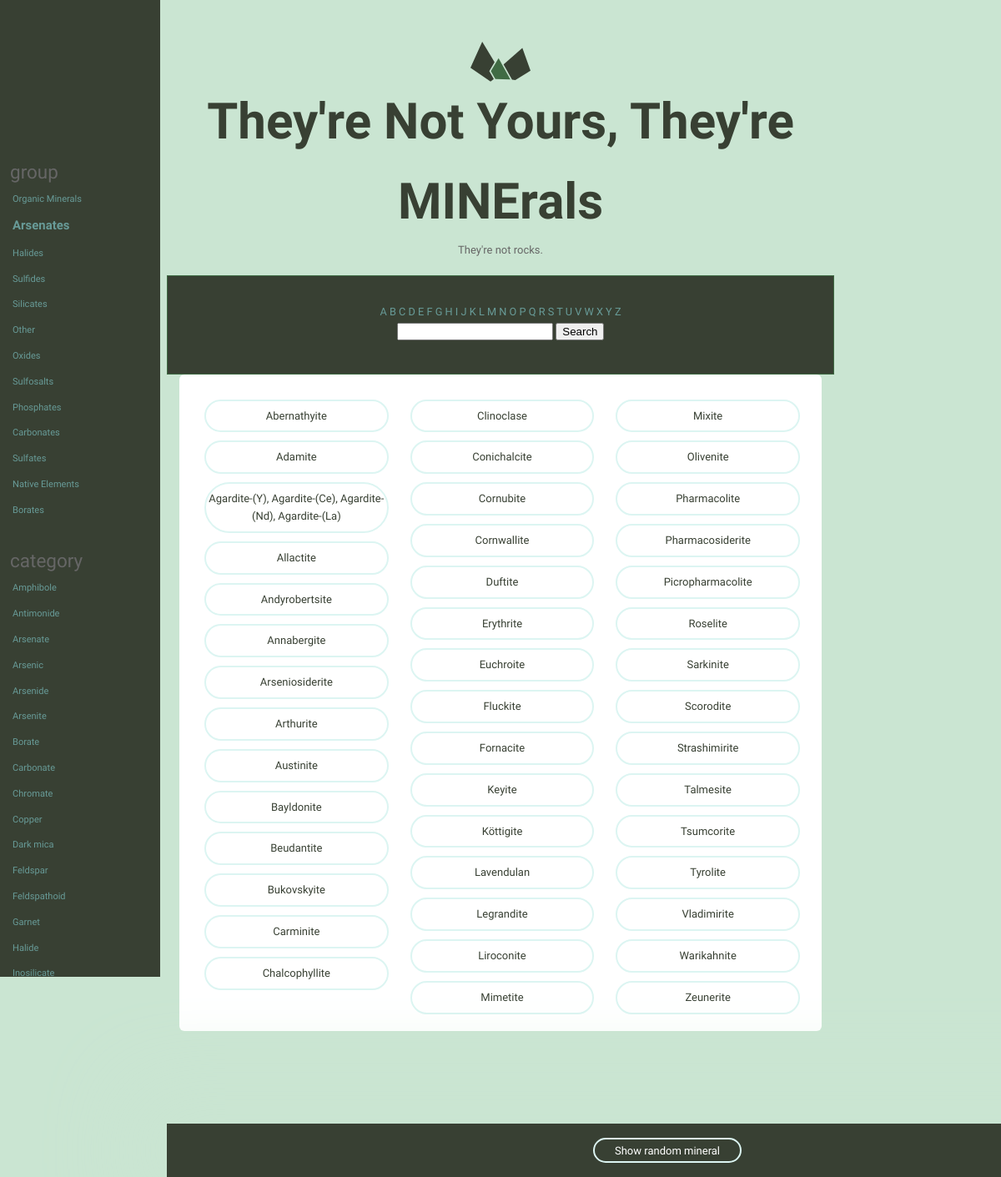
/catalog/field/group/i/1, run on the app's committed database.
### catalog/models.py (models this page shows, shortened)
class Mineral(models.Model):
    name = models.CharField(max_length=255)
    image_filename = models.CharField(max_length=255)
    image_caption = models.TextField()
    category = models.CharField(max_length=255)
    formula = models.CharField(max_length=255)
    strunz_classification = models.CharField(max_length=255)
    crystal_system = models.CharField(max_length=255)
    unit_cell = models.CharField(max_length=255)
    color = models.CharField(max_length=255)
    crystal_symmetry = models.CharField(max_length=255)
    cleavage = models.CharField(max_length=255)
    mohs_scale_hardness = models.CharField(max_length=255)
    luster = models.CharField(max_length=255)
    streak = models.CharField(max_length=255)
    diaphaneity = models.CharField(max_length=255)
    optical_properties = models.CharField(max_length=255)
    group = models.CharField(max_length=255)
    refractive_index = models.CharField(max_length=255,
                                        blank=True,
                                        default="")
    crystal_habit = models.CharField(max_length=255,
                                     blank=True,
                                     default="")
    specific_gravity = models.CharField(max_length=255,
                                        blank=True,
                                        default="")
    class Meta:
        ordering = ['name', ]

### catalog/views.py (the view)
# urls.py: re_path('^field/(?P<field>\w+)/i/(?P<index>\d+)', views.group, name='group'),
def group(request, field, index):
    field_spaces = field.replace('_', ' ')
    index = int(index)
    group = FILTER_FIELDS[field_spaces]
    minerals = group.get_matching_queryset(index)
    template = 'catalog/index.html'
    context = {'minerals': minerals, 'bolded': [group.list[index]], 'filter_fields': FILTER_FIELDS}
    return render(request, template, context)

### catalog/group_lookup.py (called while the page is built)
    def make_key_and_value(self, i):
        if self.match == 'regex':
            value = self.make_pattern(i)
        else:
            value = self.list[i]
        key = self.name + "__" + self.match
        return {key: value}

    def get_matching_queryset(self, i):
        filter_kwarg = self.make_key_and_value(i)
        matches = Mineral.objects.filter(**filter_kwarg)
        return matches

### catalog/templatetags/catalog_extras.py (called while the page is built)
@register.inclusion_tag('catalog/field_nav.html')
def nav_field_list(group_lookup, bolded):
    items = group_lookup.list
    items = [x.replace(' ', '_') for x in items]
    return {'field': group_lookup.name, 'items': items, 'bolded': bolded, 'range': range(len(items))}

@register.filter('deunderscore')
def deunderscore(text):
    return text.replace('_', ' ')

@register.filter('index')
def index(list, i):
    return list[int(i)]

### catalog/templates/catalog/index.html (shortened to what this page needs)
{% extends 'layout.html' %}
{% load static %}
{% block custom_css %}
  <link rel="stylesheet" href="{% static 'catalog/css/catalog.css' %}">
{% endblock %}
{% block content %}
<div class="grid-100">
    <ul class="minerals__container">
      {% for mineral in minerals %}
        <li class="minerals__item">
          <a class="minerals__anchor" href="{% url 'catalog:detail' mineral_id=mineral.pk %}">{{ mineral.name }}</a>
        </li>
      {% endfor %}
    </ul>
  </div>
{% endblock %}

### assets/css/global.css (style rules this page uses)
html { font-family: sans-serif; -ms-text-size-adjust: 100%; -webkit-text-size-adjust: 100%; }
body { margin: 0; }
html { font-size: 62.5%; }
body { background-color: #CAE5D2; font-size: 1.5em; line-height: 1.6; font-weight: 400; font-family: "Cousine"; color: #666; }
.grid, .grid-5, .grid-10, .grid-15, .grid-20, .grid-25, .grid-30, .grid-33, .grid-35, .grid-40, .grid-45, .grid-50, .grid-55, .grid-60, .grid-65, .grid-66, .grid-70, .grid-75, .grid-80, .grid-90, .grid-95, .grid-100 { float: left; box-sizing: border-box; position: relative; }
.grid-100 { width: 100%; padding: 0 15px; }
ul { list-style: circle inside; padding-left: 0; margin-top: 0; }
table, p, ul { margin-bottom: 2.5rem; }
.minerals__container { background-color: #fff; border-radius: 6px; list-style: none; padding: 30px 30px 20px 30px; -webkit-column-gap: 30px; -moz-column-gap: 30px; column-gap: 30px; }
@media (min-width: 640px) { .minerals__container { -webkit-column-count: 3; -moz-column-count: 3; column-count: 3; } }
.minerals__anchor { border: solid 2px #DCF5F2; border-radius: 100px; color: #384033; display: block; font-size: 13px; text-align: center; padding: 8px 0 7px 0; width: 100%; transition: background-color 200ms ease-in-out, font-weight 200ms ease-in-out, color 200ms ease-in-out; }

### data on the page
Mineral: name "Abernathyite"
Mineral: name "Adamite"
Mineral: name "Agardite-(Y), Agardite-(Ce), Agardite-(Nd), Agardite-(La)"
Mineral: name "Allactite"
Mineral: name "Andyrobertsite"
Mineral: name "Annabergite"
Mineral: name "Arseniosiderite"
Mineral: name "Arthurite"
Mineral: name "Austinite"
Mineral: name "Bayldonite"
Mineral: name "Beudantite"
Mineral: name "Bukovskyite"
Mineral: name "Carminite"
Mineral: name "Chalcophyllite"
Mineral: name "Clinoclase"
Mineral: name "Conichalcite"
Mineral: name "Cornubite"
Mineral: name "Cornwallite"
Mineral: name "Duftite"
Mineral: name "Erythrite"
Mineral: name "Euchroite"
Mineral: name "Fluckite"
Mineral: name "Fornacite"
Mineral: name "Keyite"
Mineral: name "Köttigite"
Mineral: name "Lavendulan"
Mineral: name "Legrandite"
Mineral: name "Liroconite"
Mineral: name "Mimetite"
Mineral: name "Mixite"
Mineral: name "Olivenite"
Mineral: name "Pharmacolite"
Mineral: name "Pharmacosiderite"
Mineral: name "Picropharmacolite"
Mineral: name "Roselite"
Mineral: name "Sarkinite"
Mineral: name "Scorodite"
Mineral: name "Strashimirite"
Mineral: name "Talmesite"
Mineral: name "Tsumcorite"
Mineral: name "Tyrolite"
Mineral: name "Vladimirite"
Mineral: name "Warikahnite"
Mineral: name "Zeunerite"

### other printed values
{{ groupname }} "group" "category"
{{ item }} "Organic Minerals" "Arsenates" "Halides" "Sulfides" "Silicates" "Other" "Oxides" "Sulfosalts" "Phosphates" "Carbonates" "Sulfates" "Native Elements" "Borates" "Amphibole" "Antimonide" "Arsenate" "Arsenic" "Arsenide" "Arsenite" "Borate" "Carbonate" "Chromate" "Copper" "Dark mica" "Feldspar" "Feldspathoid" "Garnet" "Halide" "Inosilicate"
{{ letter }} "A" "B" "C" "D" "E" "F" "G" "H" "I" "J" "K" "L" "M" "N" "O" "P" "Q" "R" "S" "T" "U" "V" "W" "X" "Y" "Z"
